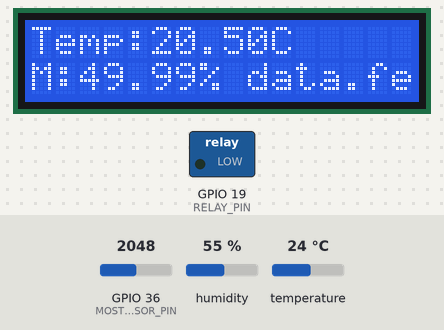
Bench run of a program on a simulated ESP32. Shown: 16×2 character LCD, switched loads named in the program (green lamp = pin HIGH). The test bench sets the inputs (shaded band); at power-on: GPIO 36 (MOSTURE_SENSOR_PIN) = 2048, humidity 55 %, temperature 24 °C. WiFi joins after 1.5 s; servers stay silent unless stated; the local clock reads 2024-03-15 10:24:30 at power-on unless the program sets it; what the program prints to the serial monitor is not drawn.

Above: at 2.7 s.
2.8 s: GPIO 36 (MOSTURE_SENSOR_PIN) set to 2423
At 5.3 s:
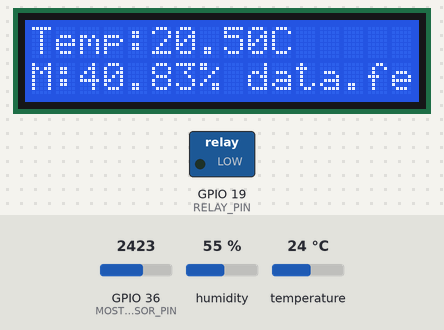
6.2 s: GPIO 36 (MOSTURE_SENSOR_PIN) set to 2491
At 8.3 s:
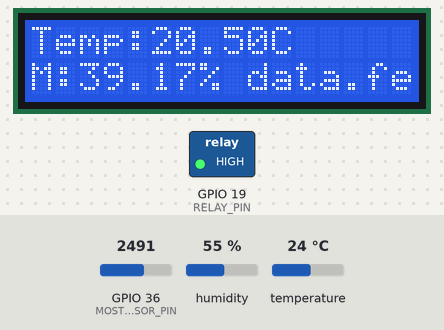
9.3 s: GPIO 36 (MOSTURE_SENSOR_PIN) set to 3635
At 11.4 s:
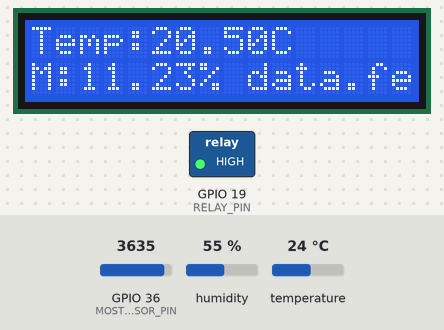
12.4 s: GPIO 36 (MOSTURE_SENSOR_PIN) set to 3733
At 14.4 s:
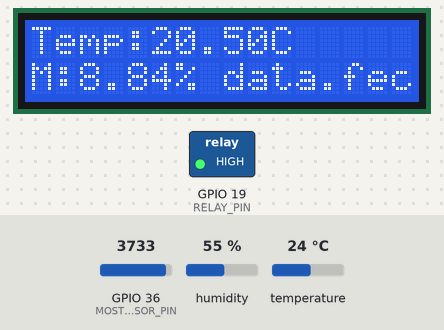
Timing chart, 0 to 15.9 s (numbered marks = the images above; inputs shaded):
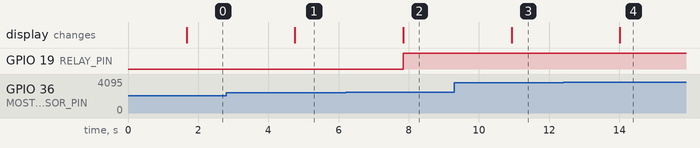

Measured:
- the behaviour switches between 2457 and 2458 on GPIO 36 (MOSTURE_SENSOR_PIN) (found by bisection; images 1 and 2)
- the behaviour switches between 3685 and 3686 on GPIO 36 (MOSTURE_SENSOR_PIN) (found by bisection; images 3 and 4)
- after the input at 2.8 s, the display: changes after 2.0 s (image 1)
- after the input at 6.2 s, GPIO 19 (RELAY_PIN): LOW → HIGH after 1.6 s; the display: changes after 1.6 s (image 2)
- after the input at 9.3 s, the display: changes after 1.6 s (image 3)
- after the input at 12.4 s, the display: changes after 1.6 s (image 4)

The program:

main.cpp
```cpp
#include <Arduino.h>
#include <Wire.h>
#include <LiquidCrystal_I2C.h>
#include <DHT.h>
#include "./lectura/sensor_data.h"
#include "./fechas/fecha_fun.h"
#include "./servicio/crud_online.h"
//#include <HTTPClient.h>
#include <WiFi.h>
#include <TimeLib.h>
#include <stdint.h>
#include <AsyncTCP.h>
#include <ESPAsyncWebServer.h>


// ******** PINS ********
#define RELAY_PIN 19
#define MOSTURE_SENSOR_PIN A0
#define DHTPIN 26


// ******** DEFINES ********
#define I2C_ADDR 0x27
#define LCD_COLUMNS 16
#define LCD_ROWS 2
#define DHTTYPE DHT11
//#define LED 2

// ******** CONSTRUCTORES ********
LiquidCrystal_I2C lcd(I2C_ADDR, LCD_COLUMNS, LCD_ROWS);
DHT dht(DHTPIN, DHT11);
WiFiUDP udp;
AsyncWebServer server(80);


// ******** CONST ********
int humedad = 0;
const char* ssid = "Redmi Note 10S";
const char* password = "kevimwifi";
const char* PARAM_MESSAGE = "message";
//const char* ssid = "Galaxy A52s 5GBD9D";
//const char* password = "eqnz0344";
//const char* ssid = "AIPSA_DIRECTORES";
//const char* password = "";
const char* ntpServer = "pool.ntp.org";
const String serverURL = "https://luna-covid-efwqev.firebaseio.com/resultados.json";
const long  gmtOffset_sec = -5 * 3600;
const int   daylightOffset_sec = 0;
unsigned int localPort = 8888;
char formattedDate[32];
char user[6] = "kevin";

SensorData leerDatos();
bool iniciarSensores();
bool pinsDefinition();
void enableRelay(float valor,float puntoCorte);

void notFound(AsyncWebServerRequest *request) {
    request->send(404, "text/plain", "Not found");
}

void setup() {
  WiFi.mode(WIFI_STA);
  iniciarSensores();
  pinsDefinition();
  server.on("/", HTTP_GET, [](AsyncWebServerRequest *request){
        request->send(200, "text/plain", "Hello, world");
    });
  server.on("/get", HTTP_GET, [] (AsyncWebServerRequest *request) {
        String message;
        if (request->hasParam(PARAM_MESSAGE)) {
            message = request->getParam(PARAM_MESSAGE)->value();
        } else {
            message = "No message sent";
        }
        request->send(200, "text/plain", "Hello, GET: " + message);
    });

    server.on("/post", HTTP_POST, [](AsyncWebServerRequest *request){
        String message;
        if (request->hasParam(PARAM_MESSAGE, true)) {
            message = request->getParam(PARAM_MESSAGE, true)->value();
        } else {
            message = "No message sent";
        }
        request->send(200, "text/plain", "Hello, POST: " + message);
    });

    server.onNotFound(notFound);

    server.begin();
}

void loop() {
  if (WiFi.status() == WL_CONNECTED) {
    //HTTPClient http;
    SensorData data = leerDatos();
    if(data.year>2020){
      String json = "{\"user\":\"" + String(user) + "\",\"mosture\":\"" + data.humedad + "\",\"temperatura\":" + String(data.temperatura) + ",\"fechahora\":\"" + String(data.fecha) + "\"}";
      Serial.println(json);

      //LINEA 0
      lcd.setCursor(0, 0);
      lcd.print("                ");
      lcd.setCursor(0, 0);
      lcd.print("Temp:");
      lcd.print(data.temperatura);
      lcd.print("C");

      //LINEA 1
      lcd.setCursor(0, 1);
      lcd.print("                ");
      lcd.setCursor(0, 1);
      lcd.print("M:");
      lcd.print(data.humedad);
      lcd.print("%");
      lcd.print(" ");
      lcd.print("data.fecha");
      lcd.print("%");
      enableRelay(data.humedad,40.0);

      //CrudOnline::enviarPOST(serverURL,json);
    }

  } else {
    Serial.println("Error en la conexión WIFI");
    Serial.println(WiFi.status());
  }
  //delay(300000);
  delay(3000);
  //server.H
}


SensorData leerDatos() {
  SensorData data = FechaFunciones::getHorafecha();
  humedad = analogRead(MOSTURE_SENSOR_PIN);
  float humeda = dht.readHumidity();
  float tempe = dht.readTemperature();
  float porcentajeHumedad = ( 100 - ( (humedad/4095.0) * 100 ) );
  data.temperatura = 20.5;
  data.humedad = porcentajeHumedad;
  return data;
}

bool pinsDefinition(){
  pinMode(RELAY_PIN, OUTPUT);
  return true;
}

bool iniciarSensores(){
  Serial.begin(115200);//SERIAL UART
  Wire.begin();//I2C
  dht.begin();//DTH
  lcd.init();//LCD
  lcd.backlight();
  lcd.setCursor(0, 0);
  lcd.print("Humedad del Suelo:");

  WiFi.begin(ssid, password);
  Serial.print("CONECTANDO...");
  while (WiFi.status() != WL_CONNECTED) {
    delay(500);
    Serial.print(".");
  }
  Serial.print("Conectado con éxito, mi IP es: ");
  Serial.println(WiFi.localIP());
  udp.begin(localPort);

  String macAddress = WiFi.macAddress();
  Serial.print("Dirección MAC del ESP32: ");
  Serial.println(macAddress);

  configTime(gmtOffset_sec, daylightOffset_sec, ntpServer);// Configura el servidor NTP

  return true;
}

void enableRelay(float valor,float puntoCorte){
  if(valor<puntoCorte){
    digitalWrite(RELAY_PIN, HIGH);
  }else{
    digitalWrite(RELAY_PIN, LOW);
  }
}
```

fecha_fun.cpp
```cpp
// fecha_fun.cpp
#include "fecha_fun.h"


int FechaFunciones::suma(int a, int b) {
    return a + b;
}

int FechaFunciones::resta(int a, int b) {
    return a - b;
}

SensorData FechaFunciones::getHorafecha()
{
    // Establecer la zona horaria a UTC-5 (hora estándar de Perú)
    setenv("TZ", "America/Lima", 1);

    time_t now = time(nullptr);
    struct tm* timeinfo = localtime(&now);

    int year, month, day, hour, minute, second;
    SensorData _sensor;
    char dateHourFf[32];

    // Formatear manualmente la fecha y hora
    snprintf(dateHourFf, sizeof(dateHourFf), "%02d-%02d-%04dT%02d:%02d:%02d",
             timeinfo->tm_mday, timeinfo->tm_mon + 1, timeinfo->tm_year + 1900,
             timeinfo->tm_hour, timeinfo->tm_min, timeinfo->tm_sec);

    if (sscanf(dateHourFf, "%d-%d-%dT%d:%d:%d", &day, &month, &year, &hour, &minute, &second) != 6) {
        return _sensor;
    }

    _sensor.fecha = dateHourFf;
    _sensor.year = year;
    return _sensor;
}


    //char dateString[11];
    //char timeString[9];
    //snprintf(dateString, sizeof(dateString), "%02d-%02d-%04d", day, month, year);
    //snprintf(timeString, sizeof(timeString), "%02d:%02d:%02d", hour, minute, second);
```

fecha_fun.h
```cpp
// fecha_fun.h

#ifndef FECHA_FUN_H
#define FECHA_FUN_H
#include "../lectura/sensor_data.h"
class FechaFunciones {
public:
    static int suma(int a, int b);
    static int resta(int a, int b);
    static SensorData getHorafecha();
};

#endif // FECHA_FUN_H
```

sensor_data.cpp
```cpp
#include "sensor_data.h" // Incluye el archivo de encabezado
//#include <DHT.h>

//DHT dht(26, DHT11);

// Implementación de la función leerDatos
/* SensorData leerDatos() {
  SensorData data;
  int humedad = analogRead(sensorPin); // Leer valor analógico de humedad (asegúrate de que sensorPin esté definido)
  float humeda = dht.readHumidity();   // Mapear el valor de humedad a un rango del 0% al 100%
  float tempe = dht.readTemperature(); // Leer temperatura ºC
  float porcentajeHumedad = (100.0 - ((humedad / 4095.0) * 100.0));

  // Asignar valores a la estructura SensorData
  data.temperatura = 20.5;
  data.humedad = porcentajeHumedad;
  data.fecha = "2023-08-05T10:15:00";

  return data;
} */
```

sensor_data.h
```cpp
#ifndef SENSOR_DATA_H
#define SENSOR_DATA_H
#include <Arduino.h>
// Declaración de la estructura SensorData
struct Date {
    int year;
    int month;
    int day;
    int hour;
    int minute;
    int second;
};

struct SensorData {
  float temperatura;
  float humedad;
  int year;
  String fecha;
};

// Prototipo de la función leerDatos
//SensorData leerDatos();

#endif
```

crud_online.cpp
```cpp
// crud_online.cpp
#include "crud_online.h"
#include <HTTPClient.h> // Asegúrate de incluir la biblioteca adecuada para realizar solicitudes HTTP en Arduino

void CrudOnline::enviarPOST(String serverURL, String json) {
    HTTPClient http;

    http.begin(serverURL);
    http.addHeader("Content-Type", "application/json");

    int codigo_respuesta = http.POST(json);

    if (codigo_respuesta > 0) {
        Serial.println("Código HTTP ► " + String(codigo_respuesta));

        if (codigo_respuesta == 200) {
            String cuerpo_respuesta = http.getString();
            Serial.println("El servidor respondió ▼ ");
            Serial.println(cuerpo_respuesta);
        }
    } else {
        Serial.print("Error enviando POST, código: ");
        Serial.println(codigo_respuesta);
    }

    http.end();
}
```

crud_online.h
```cpp
// crud_online.h

#ifndef CRUD_ONLINE_H
#define CRUD_ONLINE_H

#include <Arduino.h>

class CrudOnline {
public:
    // Función para realizar una solicitud HTTP POST
    static void enviarPOST(String serverURL, String json);
};

#endif // CRUD_ONLINE_H
```
